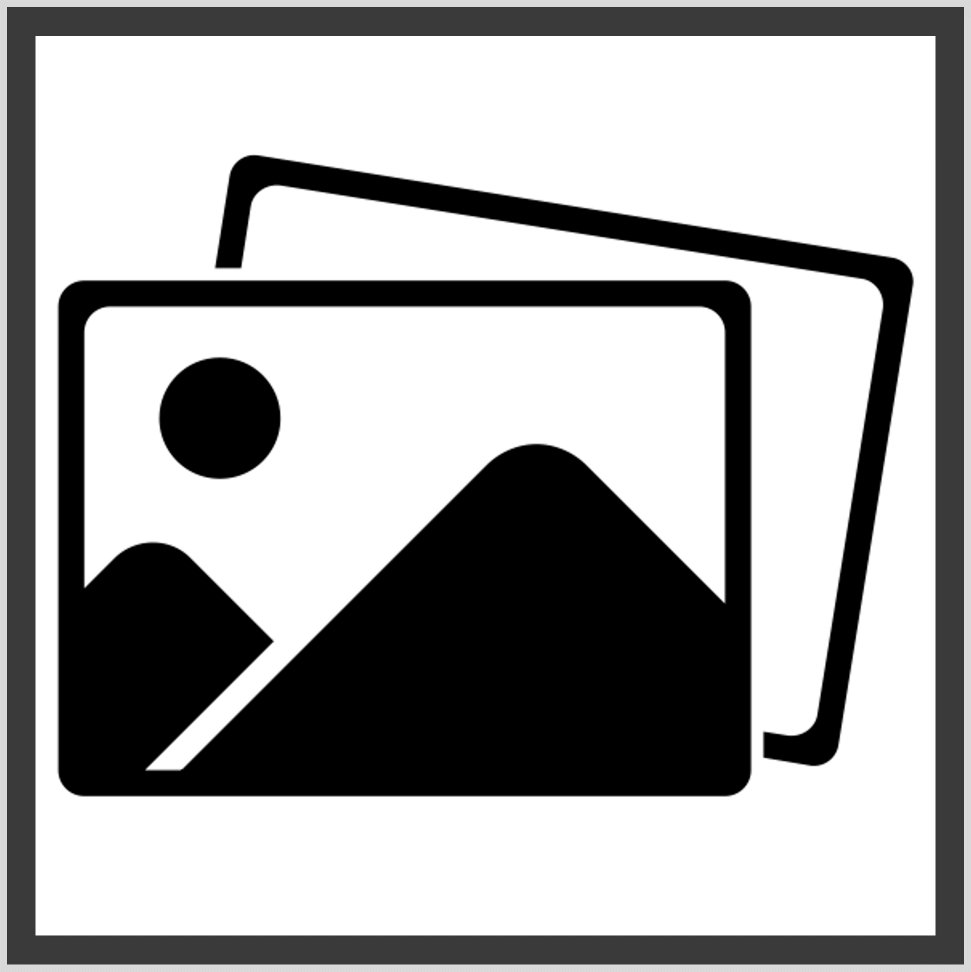
//> input picture 1122_Multimedia_Techniques_&_Applications/Resources/load_icon.png, 1942 x 1943 px (shown at 1/2 size)
$ ./HW1   (built with g++ and OpenCV 4)
//> lines starting //> are read from the running program, lines starting //| are printed output that depends on the picture
### 1122_Multimedia_Techniques_&_Applications/VectorTools.h
#ifndef VECTOR_TOOLS_H
#define VECTOR_TOOLS_H

#include "opencv2/opencv.hpp"

// Since we use C++14, we custom a clamp function.
template<typename T>
static inline T clamp(const T& value, const T& minValue, const T& maxValue) {
	return value < minValue ? minValue : value > maxValue ? maxValue : value;
}

template<typename T>
// [6 lines left out: function clampVec2, not called in this run]

template<typename T>
// [7 lines left out: function clampVec3, not called in this run]

#endif

### 1122_Multimedia_Techniques_&_Applications/ImageFilter.h
#ifndef IMAGE_FILTER_H
#define IMAGE_FILTER_H

#include "opencv2/opencv.hpp"


// Class ImageFilter Declaration (Base Class).
class ImageFilter
{
public:
	// ImageFilter Public Methods.

	// Constructor.
	ImageFilter()  {};

	// Destructor.
	~ImageFilter() {};

	// Pure virtual function for performing filtering.
	virtual cv::Mat Filter(const cv::Mat &img) = 0;
};


// Class GaussianFilter Declaration.
class GaussianFilter : public ImageFilter
{
public:
	// GaussianFilter Public Methods.

	// Constructor.
	// [4 lines left out: function GaussianFilter, not called in this run]

	// Destructor.
	~GaussianFilter() {};

	// Update spatial sigma.
	// [4 lines left out: function SetSpatialSigma, not called in this run]

	// Override virtual function for performing filtering.
	virtual cv::Mat Filter(const cv::Mat &img) override;

protected:
	// BoxFilter Protected Data.
	float spatialSigma;
};


// Class BilateralFilter Declaration.
class BilateralFilter : public GaussianFilter
{
public:
	// BilateralFilter Public Methods.

	// Constructor.
	// [5 lines left out: function BilateralFilter, not called in this run]

	// Destructor.
	~BilateralFilter() {};

	// Update range sigma.
	// [4 lines left out: function SetRangeSigma, not called in this run]

	// Override virtual function for performing filtering.
	virtual cv::Mat Filter(const cv::Mat &img) override;

private:
	// BilateralFilter Private Data.
	float rangeSigma;
};

#endif

### 1122_Multimedia_Techniques_&_Applications/ImageScaler.h
#ifndef IMAGE_SCALER_H
#define IMAGE_SCALER_H

#include "opencv2/opencv.hpp"


// Class ImageScaler Declaration.
class ImageScaler
{
public:
	// ImageScaler Public Methods.

	// Constructor.
	ImageScaler()  {};

	// Destructor.
	~ImageScaler() {};

	// Static method to resize a given image with the new width and height.
	static cv::Mat Resize(const cv::Mat &origImg, const int newWidth, const int newHeight);
};


#endif

### 1122_Multimedia_Techniques_&_Applications/ImageColorAdjuster.h
#ifndef IMAGE_COLOR_ADJUSTER_H
#define IMAGE_COLOR_ADJUSTER_H

#include "opencv2/opencv.hpp"


// Class ImageColorAdjuster Declaration.
class ImageColorAdjuster
{
public:
	// ImageColorAdjuster Public Methods.

	// Constructor.
	ImageColorAdjuster()  {};

	// Destructor.
	~ImageColorAdjuster() {};

	// Static method to remap color: Y' = Y^{0.85}.
	static cv::Mat RemapColorCurve1(const cv::Mat &origImg);

	// Static method to remap color: Y' = Y^{1.50}.
	static cv::Mat RemapColorCurve2(const cv::Mat &origImg);
};


#endif

### 1122_Multimedia_Techniques_&_Applications/HW1.cpp
#include <iostream>

#include <Windows.h>
#include <iostream>
#include "GUI.h"
#include "opencv2/opencv.hpp"
#include "opencv2/highgui/highgui.hpp"

#define CVUI_IMPLEMENTATION
#include "cvui.h"

#include "ImageColorAdjuster.h"
#include "ImageScaler.h"
#include "ImageFilter.h"

using namespace std;


// Prototypes of methods.
cv::Mat GenerateImageBackground(cv::Size);
cv::Mat GenerateToolbarBackground(cv::Size);
string GetOpenImageFilePath();
void CreateUI();
void DrawBackgroundUI();
void OnLoadImage(cv::Mat&, cv::Mat&, int&, int&);
void OnResetImage(cv::Mat&, cv::Mat&, int&, int&);
void OnImageResize(cv::Mat&, cv::Mat&, int&, int&, const int, const int);
void OnRemappingLuminance(cv::Mat&, cv::Mat&);
void OnImageFiltering(cv::Mat&, cv::Mat&, float&, float&);


// Global variables for the window.
// This is not cool. However, I would like to focus on the image processing task.
cv::Mat windowFrame;
cv::Mat imgBackground;
cv::Mat toolbar;
cv::Mat normalLoadImgIcon, overLoadImgIcon;
cv::Mat normalResetImgIcon, overResetImgIcon;
cv::Mat normalGauFltIcon, overGauFltIcon;
cv::Mat normalBltFltIcon, overBltFltIcon;
cv::Mat colorCurveImg1, colorCurveImg2;
cv::Mat normalApplyImgIcon, overApplyImgIcon;
bool fixRatio = true;			// When resizing, should the aspect ratio be kept?
cv::Mat editImgOrigSize;		// To handle scaling from small to large image.


int main()
{
	// Create UI components and resources.
	CreateUI();

	// Init cvui and tell it to create a OpenCV window, i.e. cv::namedWindow(WINDOW_NAME).
    cvui::init(WINDOW_NAME);

	// The original (loaded image) and edited image (got scaled or filtered).
	// Please note the origImg might be scaled due to the UI's limitaion.
	cv::Mat origImg;
	cv::Mat editImg;

	// The current resolution (altered due to resizing).
	int curWidth, curHeight;
	curWidth = curHeight = 0;

	// Default parameters for filtering.
	float sigmaS = 3.0f;
	float sigmaR = 15.0f;

	// Infinite loop for image editing.
    while (true) {
		// Record previous resolution (for recognizing if the width/height of the image has been changed).
		int prevWidth  = curWidth;
		int prevHeight = curHeight;

		// Render background to the frame
		DrawBackgroundUI();

		// Image scaling.
		OnLoadImage(origImg, editImg, curWidth, curHeight);

		// Image loading.
		OnResetImage(origImg, editImg, curWidth, curHeight);

		// Image resizing.
		OnImageResize(origImg, editImg, curWidth, curHeight, prevWidth, prevHeight);

		// Image color contrast adjustment.
		OnRemappingLuminance(origImg, editImg);

		// Image filtering.
		OnImageFiltering(origImg, editImg, sigmaS, sigmaR);


		// This function must be called *AFTER* all UI components. It does
		// all the behind the scenes magic to handle mouse clicks, etc.
		cvui::update();

		// Update cvui stuff and show everything on the screen
		cvui::imshow(WINDOW_NAME, windowFrame);
		cv::moveWindow(WINDOW_NAME, 10, 10);

		// Check whether the user exits the program.
		if (cv::waitKey(20) == ESC_KEY)
			break;
	}

    return 0;
}


// -----------------------------------------------------------------------------------------------
// The following methods handle stuffs for user interface.
// -----------------------------------------------------------------------------------------------
// Desc: Create UI components.
void CreateUI()
{
	// Create a frame where components will be rendered to.
	windowFrame = cv::Mat(cv::Size(WINDOW_WIDTH, WINDOW_HEIGHT), CV_8UC3);
	imgBackground = GenerateImageBackground(cv::Size(MAX_IMAGE_WIDTH, MAX_IMAGE_HEIGHT));
	toolbar = GenerateToolbarBackground(cv::Size(TOOLBAR_WIDTH, TOOLBAR_HEIGHT));

	// Load images.
	normalLoadImgIcon = cv::imread("../Resources/load_icon.png", cv::IMREAD_COLOR);
//> normalLoadImgIcon is the input picture: 1943 rows x 1942 cols, CV_8UC3; mean B, G, R 165.2, 165.2, 165.2
	cv::resize(normalLoadImgIcon, normalLoadImgIcon, cv::Size(LOAD_BUTTON_SIZE, LOAD_BUTTON_SIZE));
//> normalLoadImgIcon: 60 rows x 60 cols, CV_8UC3
	overLoadImgIcon = cv::imread("../Resources/load_icon_over.png", cv::IMREAD_COLOR);
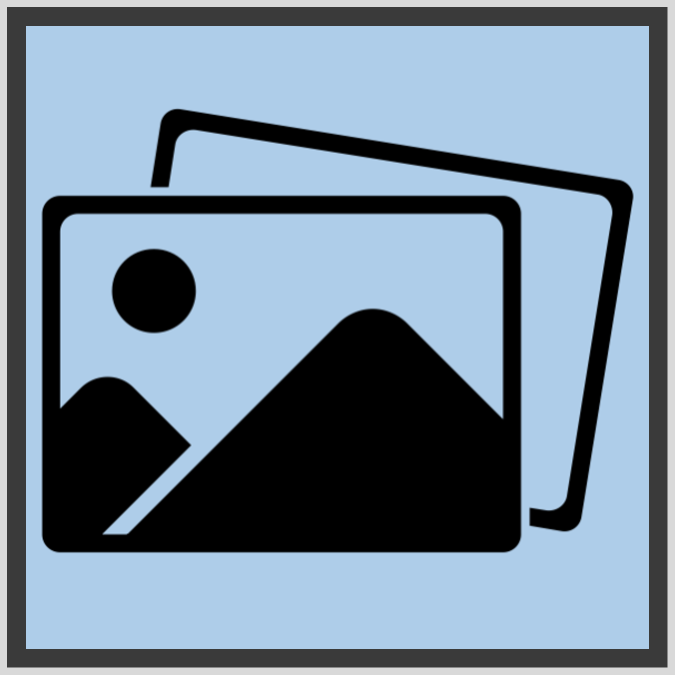
//> input picture 1122_Multimedia_Techniques_&_Applications/Resources/load_icon_over.png, 1349 x 1349 px (shown at 1/2 size)
//> overLoadImgIcon is the input picture: 1349 rows x 1349 cols, CV_8UC3; mean B, G, R 153.8, 137.1, 118.7
	cv::resize(overLoadImgIcon, overLoadImgIcon, cv::Size(LOAD_BUTTON_SIZE, LOAD_BUTTON_SIZE));
//> overLoadImgIcon: 60 rows x 60 cols, CV_8UC3

	// Reset images.
	normalResetImgIcon = cv::imread("../Resources/reset_icon.png", cv::IMREAD_COLOR);
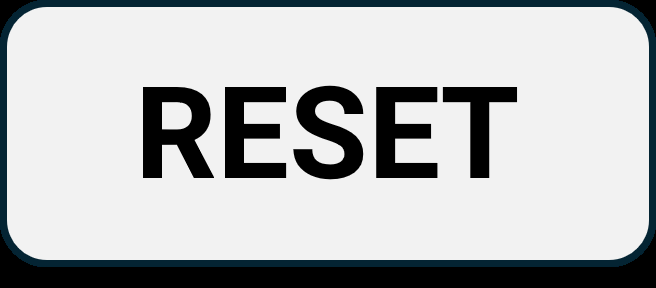
//> input picture 1122_Multimedia_Techniques_&_Applications/Resources/reset_icon.png, 656 x 288 px
//> normalResetImgIcon is the input picture: 288 rows x 656 cols, CV_8UC3; mean B, G, R 187.4, 186.5, 184.4
	cv::resize(normalResetImgIcon, normalResetImgIcon, cv::Size(RESET_BUTTON_SIZE_WIDTH, RESET_BUTTON_SIZE_HEIGHT));
//> normalResetImgIcon: 24 rows x 60 cols, CV_8UC3
	overResetImgIcon = cv::imread("../Resources/reset_icon_over.png", cv::IMREAD_COLOR);
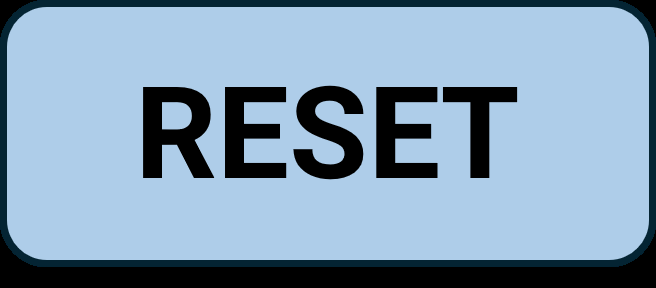
//> input picture 1122_Multimedia_Techniques_&_Applications/Resources/reset_icon_over.png, 656 x 288 px
//> overResetImgIcon is the input picture: 288 rows x 656 cols, CV_8UC3; mean B, G, R 180.6, 158.3, 132.6
	cv::resize(overResetImgIcon, overResetImgIcon, cv::Size(RESET_BUTTON_SIZE_WIDTH, RESET_BUTTON_SIZE_HEIGHT));
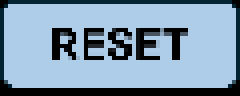
//> overResetImgIcon: 24 rows x 60 cols, CV_8UC3 (shown 4 times larger); mean B, G, R 176.2, 154.4, 129.3

	// Color curve images.
	colorCurveImg1 = cv::imread("../Resources/color_curve_1.png", cv::IMREAD_COLOR);
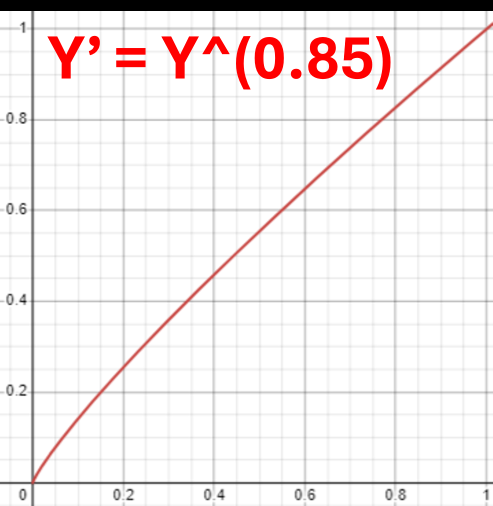
//> input picture 1122_Multimedia_Techniques_&_Applications/Resources/color_curve_1.png, 985 x 1011 px (shown at 1/2 size)
//> colorCurveImg1 is the input picture: 1011 rows x 985 cols, CV_8UC3; mean B, G, R 236.5, 236.6, 242.7
	cv::resize(colorCurveImg1, colorCurveImg1, cv::Size(COLOR_CURVE_IMAGE_SIZE, COLOR_CURVE_IMAGE_SIZE));
//> colorCurveImg1: 60 rows x 60 cols, CV_8UC3
	colorCurveImg2 = cv::imread("../Resources/color_curve_2.png", cv::IMREAD_COLOR);
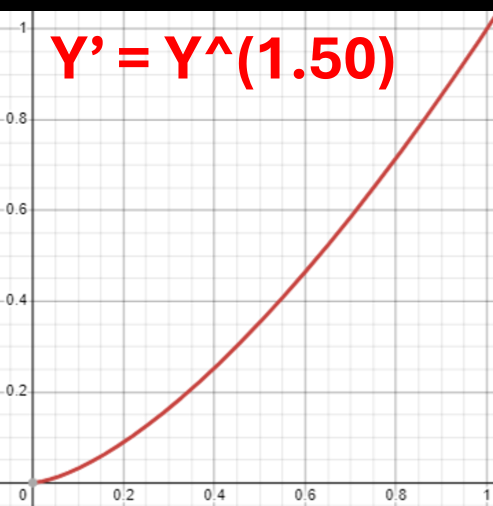
//> input picture 1122_Multimedia_Techniques_&_Applications/Resources/color_curve_2.png, 986 x 1011 px (shown at 1/2 size)
//> colorCurveImg2 is the input picture: 1011 rows x 986 cols, CV_8UC3; mean B, G, R 236.3, 236.3, 242.5
	cv::resize(colorCurveImg2, colorCurveImg2, cv::Size(COLOR_CURVE_IMAGE_SIZE, COLOR_CURVE_IMAGE_SIZE));
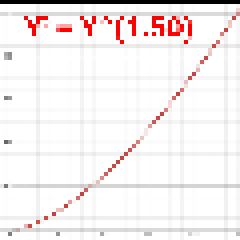
//> colorCurveImg2: 60 rows x 60 cols, CV_8UC3 (shown 4 times larger); mean B, G, R 238.9, 239, 245.1
	normalApplyImgIcon = cv::imread("../Resources/apply_icon.png", cv::IMREAD_COLOR);
//> apply_icon.png cannot be read in this run, so this picture is empty
//> (the run ends here: the program stops with an error, at `cv::resize(normalApplyImgIcon, normalApplyImgIcon, cv::Size(APPLY_BUTT..`)
